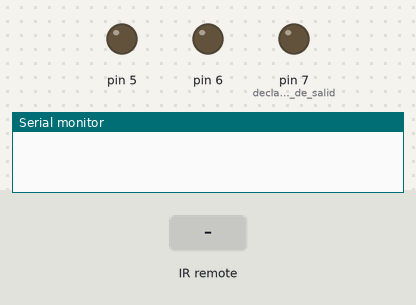
Bench run of a sketch on a simulated Arduino Uno, built with avr-gcc and run on an emulated ATmega328P. Shown: output pins drawn as LEDs (lit = HIGH), the last lines printed to the serial monitor. The test bench sets the inputs (shaded band).

Above: at 1.2 s.
1.3 s: infrared code 0xE0E020DF received
At 2.5 s:
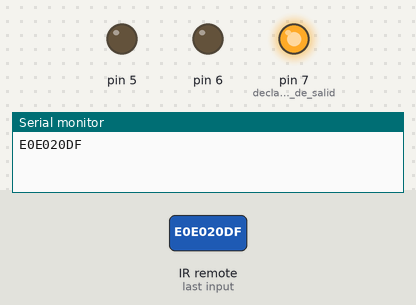
2.8 s: infrared code 0xE0E0A05F received
At 4.0 s:
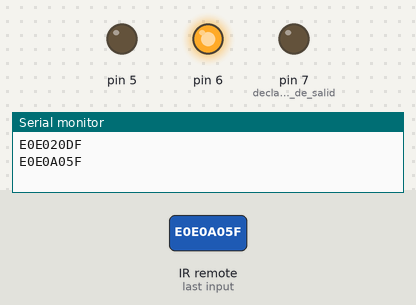
4.3 s: infrared code 0xE0E0609F received
At 5.2 s:
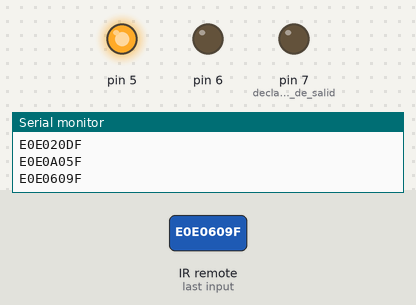
Timing chart, 0 to 7.3 s (numbered marks = the images above; inputs shaded):
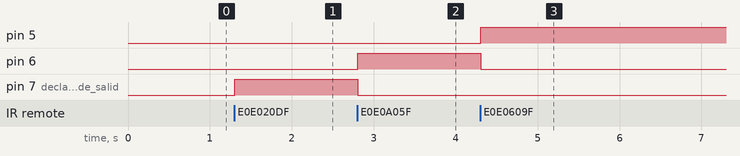

Measured:
- after the input at 1.3 s, pin 7 (declaramos_pines_de_salid): LOW → HIGH at once
- after the input at 2.8 s, pin 6: LOW → HIGH at once; pin 7 (declaramos_pines_de_salid): HIGH → LOW at once
- after the input at 4.3 s, pin 5: LOW → HIGH at once; pin 6: HIGH → LOW at once

The sketch:

control_led_infrarrojo.ino
```cpp
#include <IRremote.h>
int RECV_PIN = 11;             //pin que recibe la señal

IRrecv irrecv(RECV_PIN);

decode_results results;

void setup()
{
  Serial.begin(9600);               //inicializamos el puerto serial a 9600
  pinMode(7, OUTPUT);          //declaramos pines de salida para los LEDs
   pinMode(6, OUTPUT);
    pinMode(5, OUTPUT);

  irrecv.enableIRIn();                     // Comienza a recibir los datos
}

void loop()
{
  results.value=0;
  if (irrecv.decode(&results)) {
    Serial.println(results.value, HEX);             // imprime el valor en codigo hexadecimal
     irrecv.resume();                                      // Se preparar para recibir  el siguiente valor

}
 while(results.value ==0xE0E020DF)    //comparamos el valor recibido con un valor seleccionado
 {
 digitalWrite(7, HIGH);                     //si es verdadero pondra en estado alto el pin 7
 delay(100);                                //espera 100ms antes de tomar el siguiente dato

  if (irrecv.decode(&results))
 {
    Serial.println(results.value, HEX);
     irrecv.resume();

}
}
 digitalWrite(7, LOW);             //Al momento que se deja de cumplir la condicion pasa a estado bajo

 while(results.value == 0xE0E0A05F)   //comparamos otro valor
 {
digitalWrite(6, HIGH);
 delay(100);

  if (irrecv.decode(&results)) {
    Serial.println(results.value, HEX);
     irrecv.resume();

}
}
 digitalWrite(6, LOW);

  while(results.value == 0xE0E0609F)      //condicion para encender el tercer LED
 {
   digitalWrite(5, HIGH);
 delay(100);

  if(irrecv.decode(&results)) {
    Serial.println(results.value, HEX);
     irrecv.resume();

}
}
 digitalWrite(5, LOW);

 }
```
